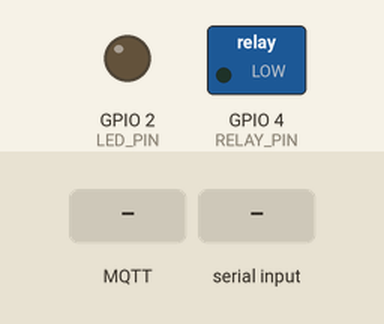
Recording of a program running on a simulated ESP8266 (NodeMCU). Parts: switched loads named in the program (green lamp = pin HIGH), output pins drawn as LEDs (lit = HIGH). Dashed ring = blinking. Inputs (shaded band) come from the test bench. WiFi joins after 1.5 s; servers stay silent unless stated; no MQTT or app messages arrive unless stated; what the program prints to the serial monitor is not drawn.

Above: at 0.1 s.
At 2.7 s:
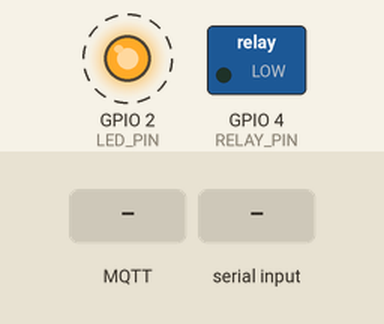
2.8 s: MQTT message "true" arrives on the first subscribed topic
5.8 s: "true\n" received over Serial
8.8 s: MQTT message "false" arrives on the first subscribed topic
11.8 s: MQTT message "3" arrives on the first subscribed topic
Timing chart, 0 to 15.8 s (numbered marks = the images above; inputs shaded):
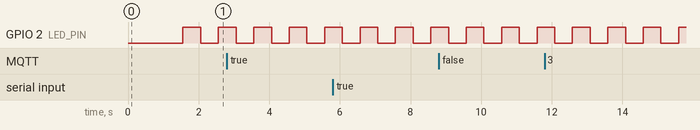

The program:

main.cpp
```cpp
#include <Arduino.h>
#include "main.h"

//+++++++++++++++++++++++++++++++++++++++++++++++
const char *WIFI_SSID = ".NET";
const char *WIFI_PASSWORD = "Massala@31";

const char *MQTT_HOST = "192.168.8.105";
const int MQTT_PORT = 1883;
const char *mqtt_user = "Chad";
const char *mqtt_password = "massala";
const char *mqtt_client_id = "cmteqESP";
const char *TOPIC = "CMTEQ/BATT/";
//+++++++++++++++++++++++++++++++++++++++++++++++++
void connectWiFi();
void mqttConnect();
void callback(char *topic, byte *payload, unsigned int length);


char un1[10], un2[10], un3[10];
float power = 0.0;

int val = 0;
char msg1[50];

bool flagEnableRelay1 = false;
static unsigned long lastBlinkTime = 0;
static bool ledState = false;

WiFiClient client;
PubSubClient mqttClient(client);

//==========================
//
//   S E T U P
//
//==========================
void setup() {
  Serial.begin(115200);
  pinMode(RELAY_PIN, OUTPUT);
  pinMode(LED_PIN, OUTPUT);
  connectWiFi();
  ArduinoOTA.begin();
}


//==========================
//
//   L O O P
//
//==========================
void loop() {
  // Ensure Wi-Fi is connected
  if (WiFi.status() != WL_CONNECTED) {
    Serial.println("Wi-Fi connection lost, reconnecting...");
    connectWiFi();
  }

  // Ensure MQTT is connected
  if (!mqttClient.connected()) {
    Serial.println("MQTT connection lost, reconnecting...");
    mqttConnect();
  }

  // Keep the MQTT connection alive
  ArduinoOTA.handle();
  mqttClient.loop();

  if (Serial.available() > 0) {
    char uno[50];
    Serial.readBytesUntil('\n', uno, sizeof(uno));
    uno[sizeof(uno)-1] = '\0'; //Ensure null termination

     // Clear all buffers to avoid residual data
    memset(un1, 0, sizeof(un1));
    memset(un2, 0, sizeof(un2));
    memset(un3, 0, sizeof(un3));

   // Parse the input string
    if (sscanf(uno, "%9[^,],%9[^,],%9s", un1, un2, un3) == 3) {
      float voltage = atof(un1);
      float current = atof(un2);
      power = voltage * current;

      if(voltage > 1){
        char powerStr[10];
        snprintf(powerStr, sizeof(powerStr), "%.2f", power);
        mqttClient.publish("CMTEQ/BATT/Voltage(V)", un1);
        mqttClient.publish("CMTEQ/BATT/Current(A)", un2);
        mqttClient.publish("CMTEQ/BATT/Power(W)", powerStr);
        mqttClient.publish("CMTEQ/BATT/State", un3);
        delay(50);
      }
    }
    Serial.println("Publishing to CMTEQ/BATT/....");
  }

  if (millis() - lastBlinkTime > 500) { // Toggle every 500ms
      ledState = !ledState;
      digitalWrite(LED_PIN, ledState);
      lastBlinkTime = millis();
  }
}

//======================================================
//
//   W I F I   C O N N E C T
//
//======================================================
void connectWiFi(){
  WiFi.begin(WIFI_SSID, WIFI_PASSWORD);
  Serial.print("Connecting to Wi-Fi");
  unsigned long startAttemptTime = millis();

  while (WiFi.status() != WL_CONNECTED) {
    delay(300);
    Serial.print(".");
      if (millis() - startAttemptTime > 10000) { // Timeout after 10 seconds
      Serial.println("Failed to connect to Wi-Fi");
      return;
    }
  }
  Serial.println("Connected to Wi-Fi");
  //mqttConnect();
}

//======================================================
//
//   M Q T T   C O N N E C T
//
//======================================================
void mqttConnect(){
  mqttClient.setServer(MQTT_HOST, MQTT_PORT);
  mqttClient.setCallback(callback);
  int retryCount = 0;

  while (!client.connected() && retryCount < 5) { // Retry 5 times
    Serial.println("Attempting to connect to MQTT broker...");
    if (mqttClient.connect(mqtt_client_id)) {
      Serial.println("Connected to MQTT broker");
      mqttClient.subscribe(TOPIC);
      return;
    } else {
      Serial.println("Failed with state ");
      Serial.println(mqttClient.state());
      retryCount++;
      delay(2000);
    }
  }
  if (!mqttClient.connected()) {
      Serial.println("MQTT connection failed after 5 attempts.");
  }
}

//======================================================
//
//   C A L L  B A C K
//
//======================================================
void callback(char *topic, byte *payload, unsigned int length) {
  if (length >= 50) { // Check for oversized payload
      Serial.println("Payload too large, ignoring");
      return;
  }
  payload[length] = '\0'; // Null-terminate payload
  String strTopic = String(topic);
  String value = String((char *)payload);

  if(value.equals("true")) {
    flagEnableRelay1 = true;
  }else if(value == "false") {
    flagEnableRelay1 = false;
  }
  Serial.println(strTopic + ": " + value);
}
```

main.h
```cpp
#ifndef MAIN_H
#define MAIN_H

#include <ESP8266WiFi.h>
#include <PubSubClient.h>
#include <ArduinoOTA.h>
#include "TaskScheduler.h"

#define RELAY_PIN 4
#define LED_PIN 2
#define MQTT_VOLTAGE_TOPIC "CMTEQ/BATT/Voltage(V)"
#define MQTT_CURRENT_TOPIC "CMTEQ/BATT/Current(A)"
#define MQTT_POWER_TOPIC "CMTEQ/BATT/Power(W)"
#define MQTT_STATE_TOPIC "CMTEQ/BATT/State"


#endif
```

Measured:
- by itself, GPIO 2 (LED_PIN): alternates HIGH for 0.50 s and LOW for 0.50 s
